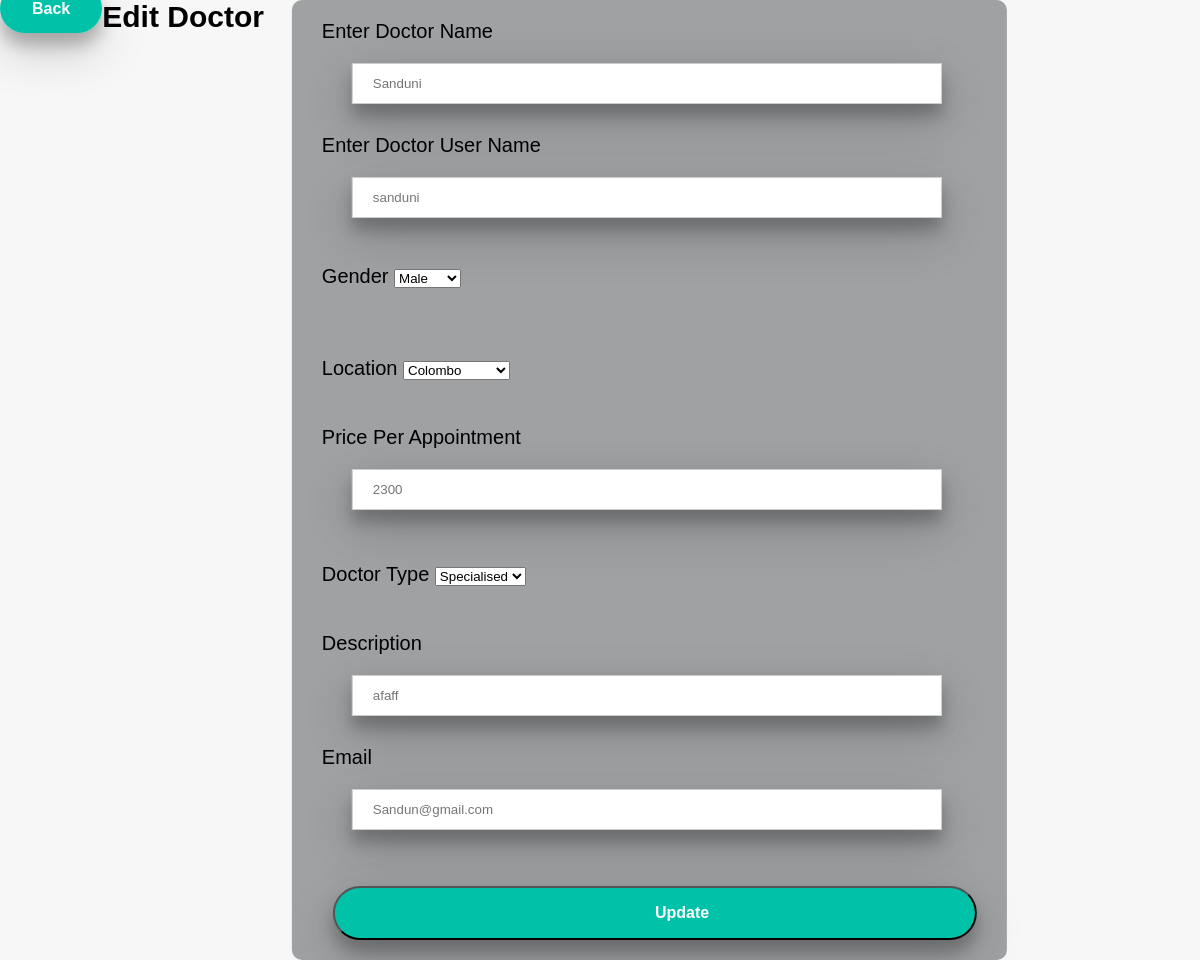
Screenshot of /chinthaka/modify-doctor.php?d_id=2 with the database file from the repository.
### tables this page shows
CREATE TABLE `doctor` (
  `d_id` int(11) NOT NULL,
  `username` varchar(255) NOT NULL,
  `email` varchar(255) NOT NULL,
  `password` varchar(255) NOT NULL,
  `d_name` varchar(255) NOT NULL,
  `doctor_type` varchar(255) NOT NULL,
  `location` varchar(255) NOT NULL,
  `gender` varchar(255) NOT NULL,
  `price_per_appointment` varchar(255) NOT NULL,
  `description` varchar(255) NOT NULL,
  `role` varchar(255) DEFAULT 'doctor'
);

### html/chinthaka/modify-doctor.php (the view, shortened to what this page needs)
<!DOCTYPE html>
<html lang="en">
<head>
    <link rel="stylesheet"  href="../../css/chinthaka/admin.css">
</head>
<?php
    $d_id=$_GET['d_id'];
    include("../../php/chinthaka/connection.php");
    $sql = "SELECT * FROM doctor WHERE d_id = '$d_id'";
    $result = $connection->query($sql);
    if($result->num_rows > 0)
    {
    while($row = $result->fetch_assoc())
    {
?>
<body>
<span><a href="admin-doctor.php" class="backbtn">Back</a></span><h1>Edit Doctor</h1>
<form action="edit-doctor.php" method="post" class="adddocform">
        <p>
            <label for="" ><b>Enter Doctor Name</b></label>
            <input type="text" placeholder="<?=$row['d_name'] ?>" name="adddocname" id="adddocname" required>
        </p>
        <p>
            <label for=""><b>Enter Doctor User Name</b></label>
            <input type="text" placeholder="<?=$row['username'] ?>" name="adddocusername" id="adddocusername" required>
        </p>
        <p>
        <br><label for="Gender"><b>Gender<b></label>
                <select class="input" id="adddocgender" name="adddocgender" >
                <option value="Male">Male</option>
            </select>
        </p>
        <br><br><br><label for="area"><b>Location</b></label>
                    <select class="input" id="adddocloacation" name="adddocloacation">
                        <option value="Colombo">Colombo</option>
                    </select>
        <p>
        <br><br> <label for=""><b> Price Per Appointment</b></label>
            <input type="text" placeholder="<?=$row['price_per_appointment'] ?>" name="adddocprice" id="adddocprice" required>
        </p>
        <p>
        <br> <label for="DoctorType">Doctor Type</label>
                    <select class="input" id="doctor_type" name="doctor_type" >
                        <option value="Specialised">Specialised</option>
                    </select>
            </p>
        <p>
        <br><br><label for=""><b>Description</b></label>
            <input type="text" placeholder="<?=$row['description'] ?>" name="adddocdescription" id="adddocdescription" required>
        </p>
        <p>
            <label for=""><b>Email</b></label>
            <input type="text" placeholder="<?=$row['email'] ?>" name="adddocemail" id="adddocemail" required>
        </p>
        <p>
            <label for="">&nbsp;</label>
            <button class="submit" name="submit" default value ="<?=$row['d_id'];?>">Update</button>
        </p>
        </form>
        <?php
    }
    }
?>
</body>
</html>

### css/chinthaka/admin.css (style rules this page uses)
html { font-family: sans-serif; }
* { margin: 0; padding: 0; box-sizing: border-box; }
body { background-image: url(../../images/chinthaka/lab2.jpg); background-color: rgb(247, 247, 247); display: flex; font-size: 15px; }
form.adddocform input { width: 200px; margin-top: 20px; box-shadow: 0 12px 16px 0 rgba(0,0,0,0.24), 0 17px 50px 0 rgba(0,0,0,0.19); }
form.adddocform button { width: 200px; text-align: center; }
.adddocform { border-radius: 10px; background-color: #9fa1a3; padding: 20px 30px; position: relative; left: 50%; transform: translateX(-80%); }
input[type=text], input[type=password] { width: 100%; padding: 12px 20px; margin: 30px; border: 1px solid #ccc; box-shadow: 0 12px 16px 0 rgba(0,0,0,0.24), 0 17px 50px 0 rgba(0,0,0,0.19); }
.adddocform b { font-size: 20px; font-weight: 500; color: black ; justify-content:space-between; }
form.adddocform label { width:30px; }
form.adddocform input { width:90%; }
form.adddocform button { background-color: rgb(0, 194, 168); border-radius: 100px; color: white; font-weight: 700; padding: 16px 320px; text-align: center; font-size: 16px; text-decoration: none; box-shadow: 0 12px 16px 0 rgba(0,0,0,0.24), 0 17px 50px 0 rgba(0,0,0,0.19); }
.submit { margin-top: 4%; }
.backbtn { background-color: rgb(0, 194, 168); border-radius: 100px; color: white; font-weight: 700; padding: 16px 32px; text-align: center; font-size: 16px; text-decoration: none; box-shadow: 0 12px 16px 0 rgba(0,0,0,0.24), 0 17px 50px 0 rgba(0,0,0,0.19); }

### rows the page displays
doctor: adddocname "Sanduni", adddocusername "sanduni", adddocprice "2300", adddocdescription "afaff", adddocemail "Sandun@gmail.com", $row['d_id'] 2 (drawn)
